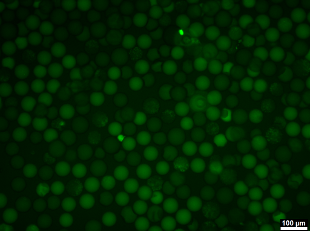
#> input picture test/droplet.png, 310 x 231 px, found by its file name
$ python Smooth.py
#> lines starting #> are read from the running program, lines starting #| are printed output that depends on the picture
import cv2
import numpy as np

# Load the image
image = cv2.imread('test/droplet.png')
#> image is the input picture: shape (231, 310, 3); mean B, G, R 0.5, 36.4, 0.5

# Convert to grayscale if it's a color image
if len(image.shape) == 3:
    gray = cv2.cvtColor(image, cv2.COLOR_BGR2GRAY)
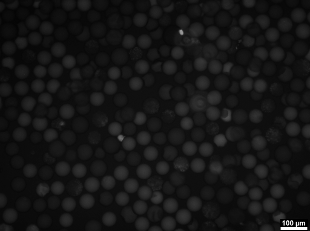
#> gray: shape (231, 310); min 0, max 255, mean 21.6
else:
    gray = image

# Apply Gaussian blur
blurred = cv2.GaussianBlur(gray, (3, 3), 0)

# Perform unsharp masking
sharpened = cv2.addWeighted(gray, 1.5, blurred, -0.5, 0)

# Enhance contrast
clahe = cv2.createCLAHE(clipLimit=2.0, tileGridSize=(8,8))
enhanced = clahe.apply(sharpened)
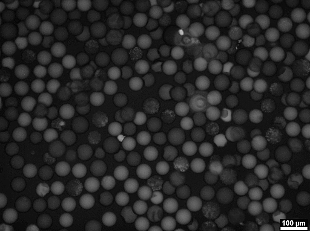
#> enhanced: shape (231, 310); min 2, max 255, mean 39.9

# Save or display the result
cv2.imwrite('test/enhanced_droplet.png', enhanced)

# Display original and enhanced images side by side
comparison = np.hstack((gray, enhanced))
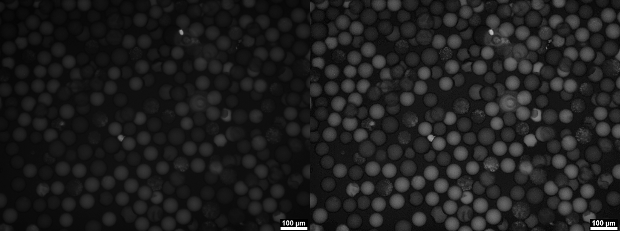
#> comparison: shape (231, 620); min 0, max 255, mean 30.8
cv2.imshow('Original vs Enhanced', comparison)
cv2.waitKey(0)
cv2.destroyAllWindows()
